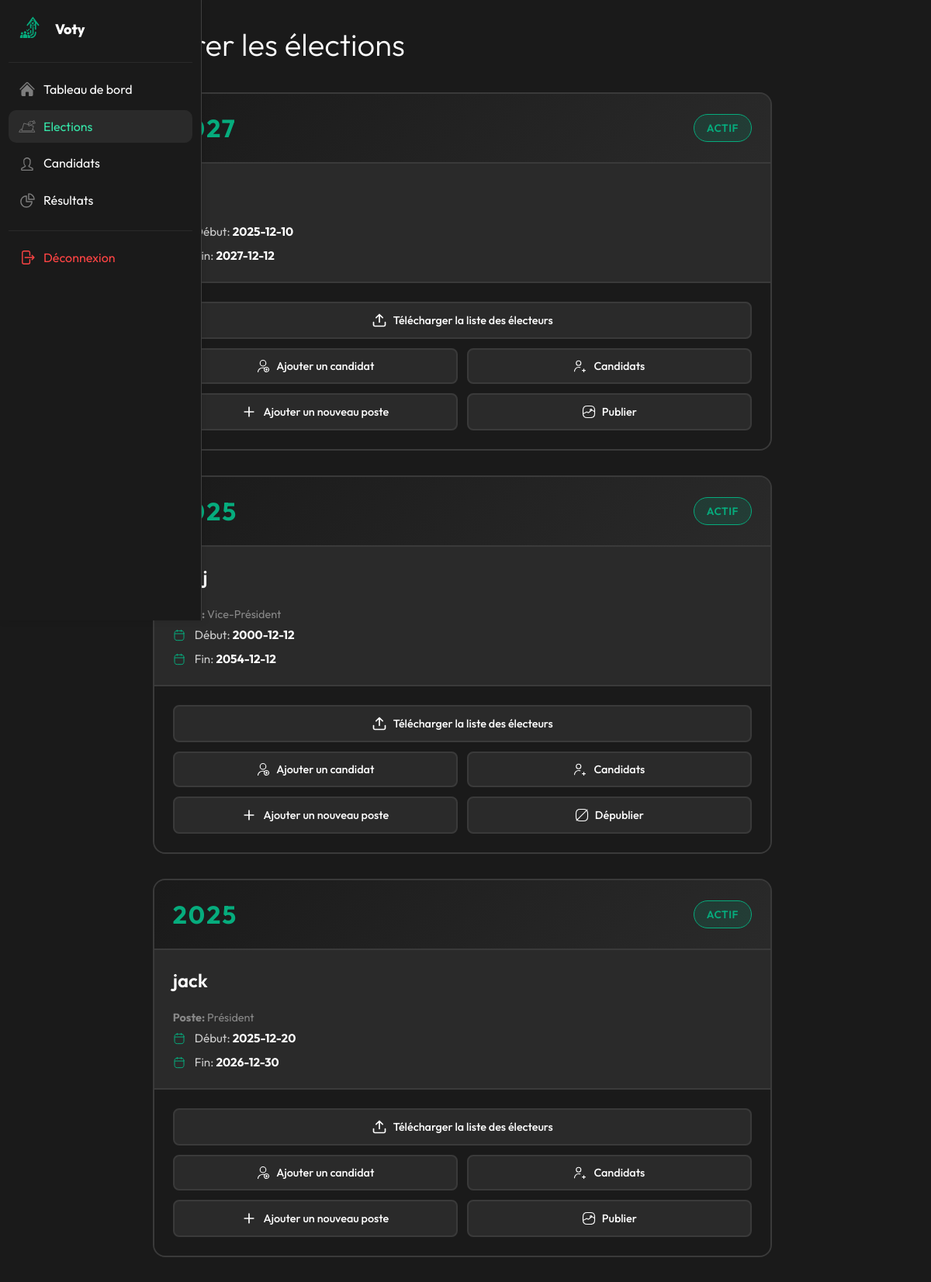
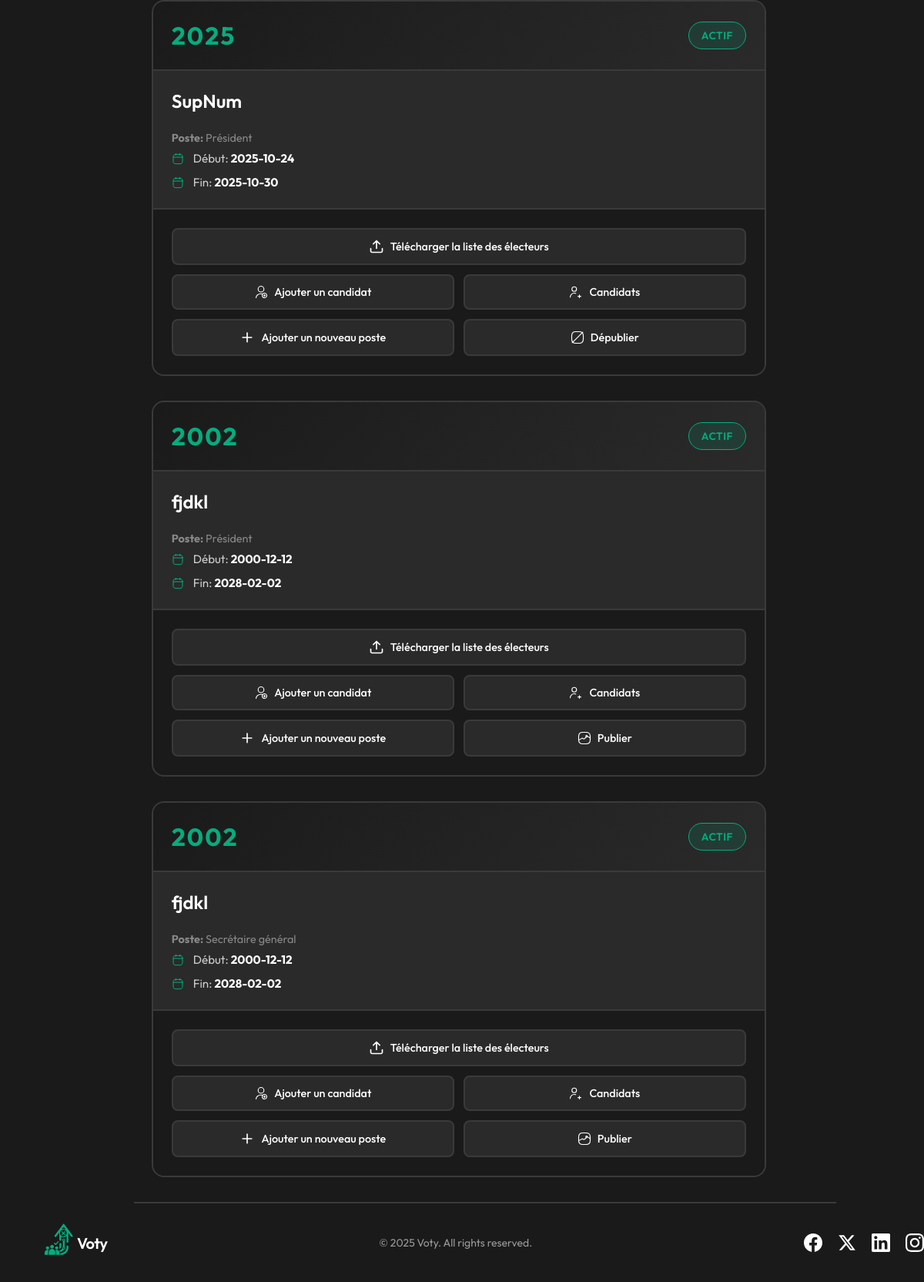
The app's page /admin/admin-elections.php (signed in) with its own data (2 pictures, top to bottom).
### tables this page shows
CREATE TABLE `election` (
  `id` int NOT NULL,
  `en_organizer` varchar(255) NOT NULL,
  `fr_organizer` varchar(255) NOT NULL,
  `ar_organizer` varchar(255) NOT NULL,
  `election_type` varchar(100) DEFAULT NULL,
  `year` year NOT NULL,
  `start_date` date DEFAULT NULL,
  `end_date` date DEFAULT NULL,
  `results` enum('publish','nopublish') NOT NULL DEFAULT 'nopublish',
  `status` tinyint(1) NOT NULL DEFAULT '1',
  `created_by` int DEFAULT NULL,
  `created_at` timestamp NULL DEFAULT CURRENT_TIMESTAMP
);

### core/lang.php (called while the page is built, shortened)
<?php
$current_lang = $_SESSION['lang'];
$translations = [];
$lang_file = __DIR__ . "/../lang/{$current_lang}.php";
if (file_exists($lang_file)) {
    $translations = include $lang_file;
} else {
    $translations = include __DIR__ . '/../lang/fr.php';
}
function t($key, $fallback = null)
{
    global $translations;
    $key_lower = strtolower($key);
    foreach ($translations as $k => $v) {
        if (strtolower($k) === $key_lower) {
            return $v;
        }
    }
    return $fallback ?? $key;
}

### apis/auth-helpers.php (called while the page is built, shortened)
<?php
function getCurrentUserId() {
    return $_SESSION['user_id'] ?? null;
}
function getCurrentUserDbId($pdo) {
    $userId = getCurrentUserId();
    $stmt = $pdo->prepare("SELECT id FROM users WHERE user_id_hmac = ?");
    $stmt->execute([$userId]);
    $result = $stmt->fetch(PDO::FETCH_ASSOC);
    return $result ? (int)$result['id'] : null;
}
function getCurrentUserRole() {
    return $_SESSION['role'] ?? 'user';
}
function hasRole($role) {
    return getCurrentUserRole() === $role;
}
function isSuperAdmin() {
    return hasRole('super_admin');
}
function isAdmin() {
    return hasRole('admin');
}
function getAdminElections($pdo, $adminUserId = null) {
    if ($adminUserId === null) {
        $adminUserId = getCurrentUserDbId($pdo);
    }
    if (isAdmin()) {
        $stmt = $pdo->prepare("
            SELECT e.*,
            MAX(p.en_name) as position_en_name,
            MAX(p.fr_name) as position_fr_name,
            MAX(p.ar_name) as position_ar_name
            FROM election e
            INNER JOIN election_admins ea ON e.id = ea.election_id
            LEFT JOIN position p ON e.id = p.id_election
            WHERE ea.admin_user_id = ?
            GROUP BY e.id
            ORDER BY e.year DESC, e.id DESC
        ");
        $stmt->execute([$adminUserId]);
        return $stmt->fetchAll(PDO::FETCH_ASSOC);
    }
    return [];
}

### admin/admin-elections.php (the view, shortened to what this page needs)
<?php
require_once '../core/lang.php';
require_once '../core/config.php';
require_once '../apis/auth-helpers.php';
$elections = getAdminElections($pdo);
include '../includes/admin-header.php';
?>
<div class="admin-elections-container">
    <div class="header-elections">
        <h1><?php echo t('manage_elections', 'Gérer les élections'); ?></h1>
    </div>
    <?php if (empty($elections)): ?>
        <div class="no-elections-message">
            <p><?php echo t('no_elections_assigned', 'Aucune élection ne vous est assignée.'); ?></p>
        </div>
    <?php else: ?>
        <div class="elections-grid">
            <?php foreach($elections as $election): ?>
                <div class="election-card">
                    <div class="election-card-header">
                        <div class="election-year-badge"><?= $election['year']; ?></div>
                        <?php if( $election['status'] === 1 ): ?>
                            <span class="status-badge status-active"><?php echo t('active', 'Actif'); ?></span>
                        <?php else: ?>
                            <span class="status-badge status-inactive"><?php echo t('inactive', 'Inactif'); ?></span>
                        <?php endif ?>
                    </div>
                    <div class="election-card-body">
                        <h3 class="election-organizer"><?= $election[$current_lang.'_organizer']; ?></h3>
                        <?php if (!empty($election['position_'.$current_lang.'_name'])): ?>
                            <p style="color: #888; font-size: 0.9rem; margin: 0.5rem 0;">
                                <strong><?php echo t('position', 'Position'); ?>:</strong> <?= $election['position_'.$current_lang.'_name']; ?>
                            </p>
                        <?php endif; ?>
                        <div class="election-dates">
                            <div class="date-item">
                                <span><?php echo t('start', 'Début'); ?>: <strong><?= $election['start_date']; ?></strong></span>
                            </div>
                            <div class="date-item">
                                <span><?php echo t('end', 'Fin'); ?>: <strong><?= $election['end_date']; ?></strong></span>
                            </div>
                        </div>
                    </div>
                    <div class="election-card-actions">
                        <div class="action-buttons-grid">
                            <button class="btn-action" onclick="excelFileProcessing(<?= $election['id']; ?>)" style="grid-column: span 2;">
                                <?php echo t('upload_list_voters','Télécharger la liste des électeurs'); ?>
                            </button>
                            <?php if( $election['status'] === 1 ): ?>
                                <button class="btn-action" onclick="addNewCandidate(<?= $election['id']; ?>, <?= '\''.$current_lang.'\'' ?>)">
                                    <?php echo t('add_candidate','Candidat'); ?>
                                </button>
                            <?php endif ?>
                            <button class="btn-action" onclick="getListOfCandidates(<?= $election['id']; ?>)">
                                <?php echo t('candidates','Candidats'); ?>
                            </button>
                            <button class="btn-action" onclick="addNewPosition(<?= $election['id']; ?>)">
                                <svg width="20" height="20" viewBox="0 0 24 24" fill="none" xmlns="http://www.w3.org/2000/svg">
                                    <path d="M12 5V19M5 12H19" stroke="currentColor" stroke-width="2" stroke-linecap="round"/>
                                </svg>
                                <?php echo t('btn_add_position','Ajouter un nouveau poste'); ?>
                            </button>
                            <?php if( $election['results'] === 'nopublish' ): ?>
                                <button class="btn-action" onclick="publishResults(<?= $election['id']; ?>)">
                                    <?php echo t('publish','Publier'); ?>
                                </button>
                            <?php else: ?>
                                <button class="btn-action" onclick="stopPublishingResults(<?= $election['id']; ?>)">
                                    <?php echo t('unpublish','Dépublier'); ?>
                                </button>
                            <?php endif ?>
                        </div>
                    </div>
                </div>
            <?php endforeach; ?>
        </div>
    <?php endif; ?>
</div>
<?php include '../includes/admin-footer.php'; ?>

### assets/css/global.css (style rules this page uses)
* { margin: 0; padding: 0; box-sizing: border-box; outline: none; -webkit-tap-highlight-color: transparent; }
body { font-family: "Outfit", -apple-system, BlinkMacSystemFont, "Segoe UI", Roboto, "Helvetica Neue", Arial, sans-serif; background-color: #1a1a1a; color: #ffffff; }
input, textarea, select, button { font-family: inherit; }
::placeholder { font-family: inherit; }

### assets/css/utilities/animations.css (style rules this page uses)
body::after { content: ''; position: fixed; top: 0; left: 0; width: 100%; height: 100%; background: #010101; z-index: 999999; pointer-events: none; }
body.page-fade-in::after { animation: fadeOut 0.8s ease-in forwards; }

### assets/css/layout/admin-header.css (style rules this page uses)
body.admin-layout { background: #1a1a1a; color: #ffffff; transition: padding-left 0.25s ease, padding-right 0.25s ease; }
html[dir='ltr'] body.admin-layout { padding-left: 60px; }

### assets/css/pages/admin-elections.css (style rules this page uses)
.admin-elections-container { min-height: 90vh; }

### assets/css/pages/super-admin-elections.css (style rules this page uses)
.admin-elections-container { min-height: 93vh; margin: 4vh; max-width: 70%; margin-left: 12%; }
.admin-elections-container .header-elections { display: flex; justify-content: space-between; align-items: center; margin-bottom: 2rem; flex-wrap: wrap; gap: 1rem; }
.elections-grid { display: grid; grid-template-columns: repeat(auto-fill, minmax(400px, 1fr)); gap: 2rem; margin-top: 2rem; }
.election-card { background: #2a2a2a; border: 2px solid #3a3a3a; border-radius: 16px; overflow: hidden; transition: all 0.3s ease; }
.election-card-header { background: linear-gradient(135deg, #1a1a1a 0%, #2a2a2a 100%); padding: 1.5rem; display: flex; justify-content: space-between; align-items: center; border-bottom: 2px solid #3a3a3a; }
.election-year-badge { font-size: 2rem; font-weight: 700; color: #06ac7d; letter-spacing: 2px; }
.status-badge { padding: 0.5rem 1rem; border-radius: 20px; font-size: 0.85rem; font-weight: 600; text-transform: uppercase; letter-spacing: 0.5px; }
.status-active { background: rgba(6, 172, 125, 0.15); color: #06ac7d; border: 1px solid #06ac7d; }
.election-card-body { padding: 1.5rem; }
.election-organizer { font-size: 1.5rem; font-weight: 600; color: #fff; margin: 0 0 1.5rem 0; }
.election-dates { display: flex; flex-direction: column; gap: 0.75rem; }
.date-item { display: flex; align-items: center; gap: 0.75rem; color: #ccc; font-size: 0.95rem; }
.date-item svg { color: #06ac7d; flex-shrink: 0; }
.date-item strong { color: #fff; }
.election-card-actions { padding: 1.5rem; border-top: 2px solid #3a3a3a; background: #1a1a1a; }
.action-buttons-grid { display: grid; grid-template-columns: repeat(2, 1fr); gap: 0.75rem; }
.btn-action { display: flex; align-items: center; justify-content: center; gap: 0.5rem; padding: 0.75rem 1rem; background: #2a2a2a; border: 2px solid #3a3a3a; border-radius: 8px; color: #fff; font-size: 0.9rem; font-weight: 500; cursor: pointer; transition: all 0.3s ease; }
.btn-action svg { flex-shrink: 0; }

### assets/css/pages/super-admin-results.css (style rules this page uses)
:root { --dark-bg: #2a2a2a; --darker-bg: #1a1a1a; --text-color: #ffffff; --light-green: #06ac7d; --hover-color: #3a3a3a; }
h1 { font-size: 2.5em; font-weight: 300; margin-bottom: 5px; }

### records on screen
election: year "2027", start_date "2025-12-10", end_date "2027-12-12"
election: year "2025", fr_organizer "jkdlj", position_ "Vice-Président", start_date "2000-12-12", end_date "2054-12-12"
election: year "2025", fr_organizer "jack", position_ "Président", start_date "2025-12-20", end_date "2026-12-30"
election: year "2025", fr_organizer "SupNum", position_ "Président", start_date "2025-10-24", end_date "2025-10-30"
election: year "2002", fr_organizer "fjdkl", position_ "Président", start_date "2000-12-12", end_date "2028-02-02"
election: year "2002", fr_organizer "fjdkl", position_ "Secrétaire général", start_date "2000-12-12", end_date "2028-02-02"

### other values on screen
t('manage_elections', 'Gérer les élections') "Gérer les élections"
